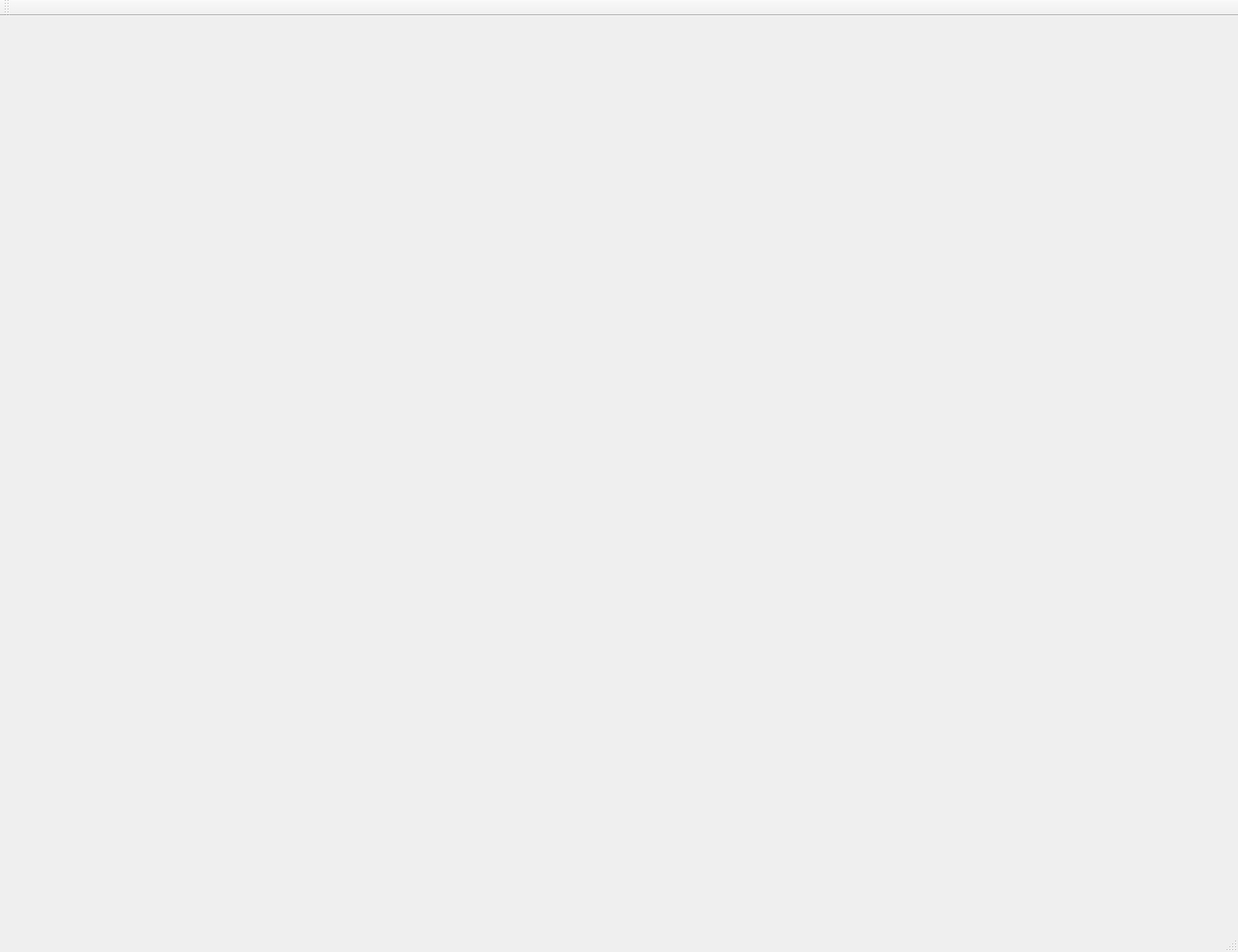
<?xml version="1.0" encoding="UTF-8"?>
<ui version="4.0">
 <class>RTS_EngineClass</class>
 <widget class="QMainWindow" name="RTS_EngineClass">
  <property name="geometry">
   <rect>
    <x>0</x>
    <y>0</y>
    <width>1300</width>
    <height>1000</height>
   </rect>
  </property>
  <property name="windowTitle">
   <string>RTS_Engine</string>
  </property>
  <widget class="QWidget" name="centralWidget">
   <widget class="QWidget" name="widget" native="true">
    <property name="geometry">
     <rect>
      <x>0</x>
      <y>0</y>
      <width>1000</width>
      <height>1000</height>
     </rect>
    </property>
   </widget>
   <widget class="QWidget" name="widget_2" native="true">
    <property name="geometry">
     <rect>
      <x>1000</x>
      <y>0</y>
      <width>300</width>
      <height>1000</height>
     </rect>
    </property>
   </widget>
  </widget>
  <widget class="QMenuBar" name="menuBar">
   <property name="geometry">
    <rect>
     <x>0</x>
     <y>0</y>
     <width>1300</width>
     <height>21</height>
    </rect>
   </property>
  </widget>
  <widget class="QToolBar" name="mainToolBar">
   <attribute name="toolBarArea">
    <enum>TopToolBarArea</enum>
   </attribute>
   <attribute name="toolBarBreak">
    <bool>false</bool>
   </attribute>
  </widget>
  <widget class="QStatusBar" name="statusBar"/>
 </widget>
 <layoutdefault spacing="6" margin="11"/>
 <resources/>
 <connections/>
</ui>
